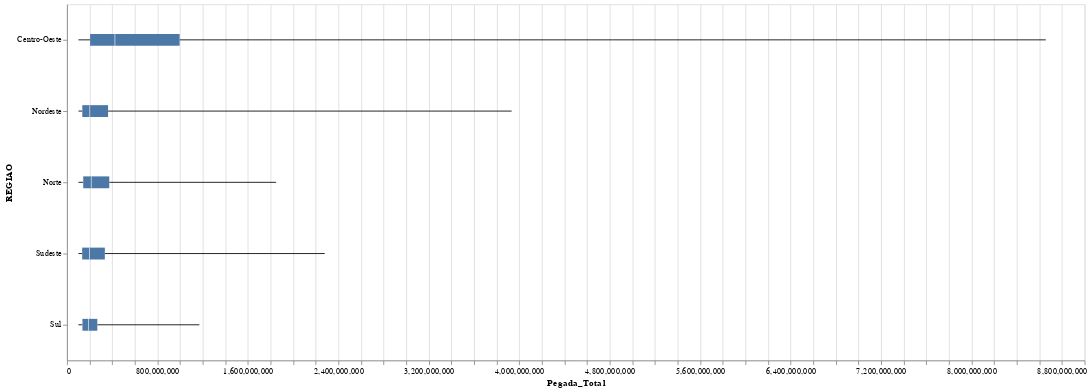

Source (notebook cell):
### Code cell
# Create a boxplot using Altair
boxplot = alt.Chart(df_greater_than_mean).mark_boxplot(extent='min-max').encode(
    x='Pegada_Total',
    y='REGIAO'
).properties(
    width=1200,
    height=420
).interactive()

# Display the boxplot
boxplot

### Figure 1 — Vega-Lite specification as saved in the notebook (floating-point values rounded to 4 significant figures; data arrays with more than 128 entries replaced by an {"elided": "..."} marker saying what was removed)
{"config": {"view": {"continuousWidth": 300, "continuousHeight": 300}}, "data": {"name": "data-a13757856354294e078e80892485e93f"}, "mark": {"type": "boxplot", "extent": "min-max"}, "encoding": {"x": {"field": "Pegada_Total", "type": "quantitative"}, "y": {"field": "REGIAO", "type": "nominal"}}, "height": 420, "params": [{"name": "param_2", "select": {"type": "interval", "encodings": ["x", "y"]}, "bind": "scales"}], "width": 1200, "$schema": "https://vega.github.io/schema/vega-lite/v5.16.3.json", "datasets": {"data-a13757856354294e078e80892485e93f": {"elided": "1150 records"}}}
